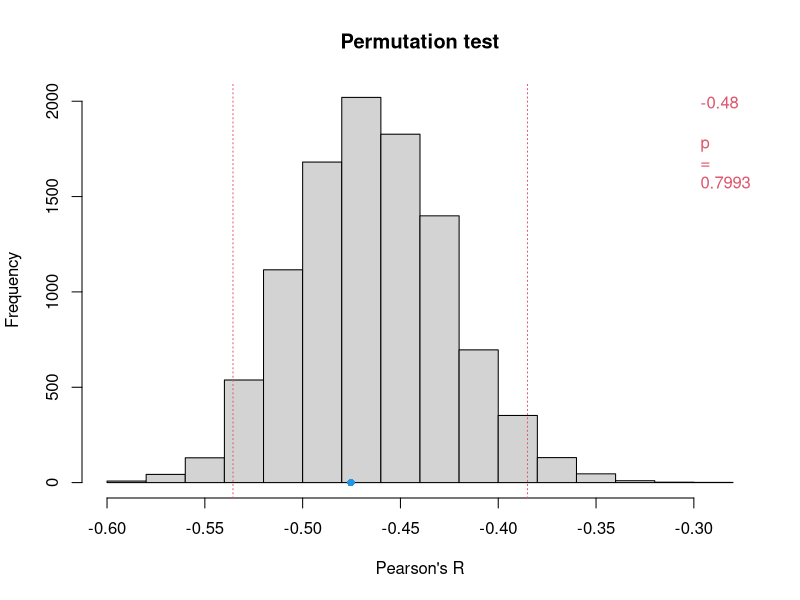
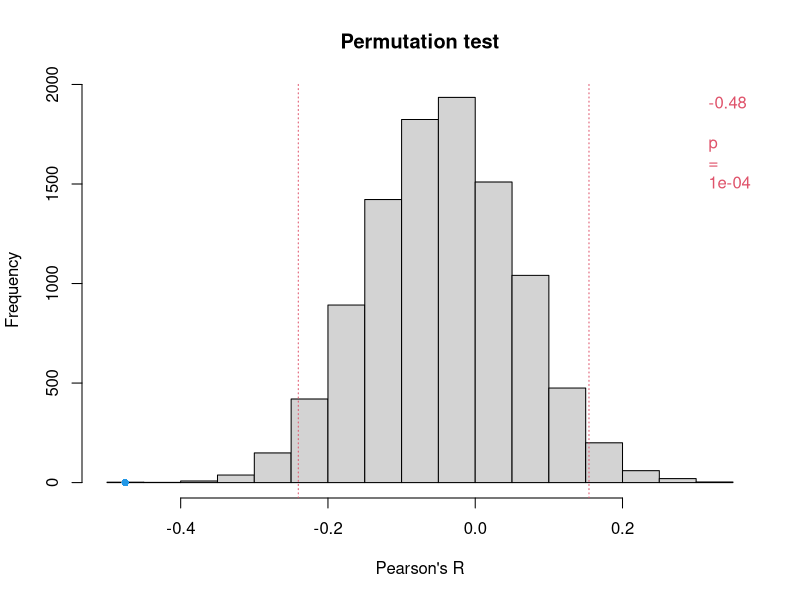
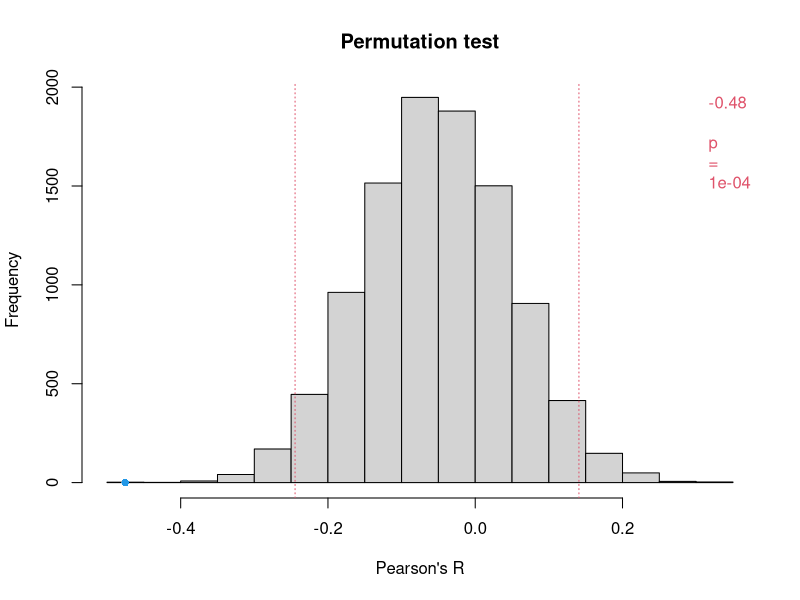
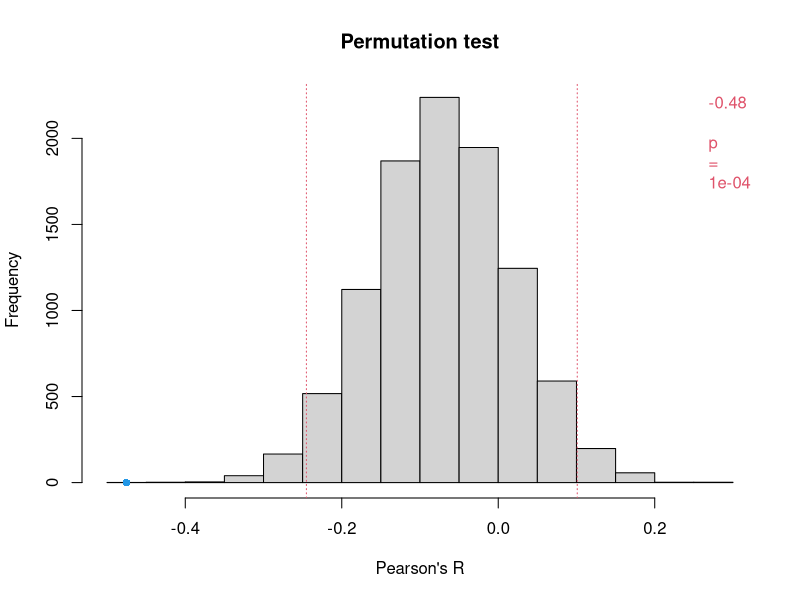

Here is the R script that generated these plots, in order:
### Function that performs permutation test on a data frame

permTest = function(x,v,f,n=9999,testType="bicaudal",plot=T,labx){
  
  # x is a data frame object
  # v is a vector with the names of the variables that will be randomized
  # f is the function to be applied to both the original and permutated data frame (statistic)
  # n is the number of randomizations to be run
  # testType can be either bicaudal (default) or uniUp or uniDown
  
  obs = f(x) # statistic for the observed data
  
  res = numeric() # vector that will keep statistics from each randomization
  
  for(i in 1:n){
    tmp = x # temporary data frame that will contain permutated columns
    for(j in 1:length(v)){
      tmp[,v[j]] = sample(tmp[,v[j]]) # randomization
      }
    res[i] = f(tmp) # records the statistic after each simulation
    }
  
  res = c(res,obs) # adds observed statistic to the n simulated ones

  # plot and probabilities
  hist(res,xlab=labx,main="Permutation test")
  
  # calculates the test probability of finding more extreme values than observed under the null model
  if(testType=="uniUp"){
    pp = sum(res>=obs)/(n+1)
    abline(v=quantile(res,.95),col=2,lty=3)
    }
  if(testType=="uniDown"){
    pp = sum(res<=obs)/(n+1)
    abline(v=quantile(res,.05),col=2,lty=3)
    }
  if(testType=="bicaudal"){
    pp = sum(abs(median(res)-res)>=abs(median(res)-obs))/(n+1)
    abline(v=quantile(res,c(.975,.025)),col=2,lty=3)
    }
  
  points(obs,0,col=4,pch=16) # observed
  legend(x="topright",c(round(obs,2),"","p","=",pp),bty="n",text.col=2) # statistic and p
  }


## Testing the function

# variables
m0 = rnorm(100,100,20)
m1 = m0+rgamma(100,shape=1,scale=10)
Dm = m1-m0
ll = rnorm(100,50,5)  
xx = data.frame(m1,Dm,ll)
cor.test(Dm,m1)
cor.test(m1,ll)

# statistic
ff =  function(x){cor(log((x$Dm)/x$ll),log(x$ll/x$m1))} 
ff(xx)

permTest(x=xx,v="ll",f=ff,labx="Pearson's R")
permTest(x=xx,v=c("ll","Dm"),f=ff,labx="Pearson's R")
permTest(x=xx,v="Dm",f=ff,labx="Pearson's R")
permTest(x=xx,v="m1",f=ff,labx="Pearson's R")
